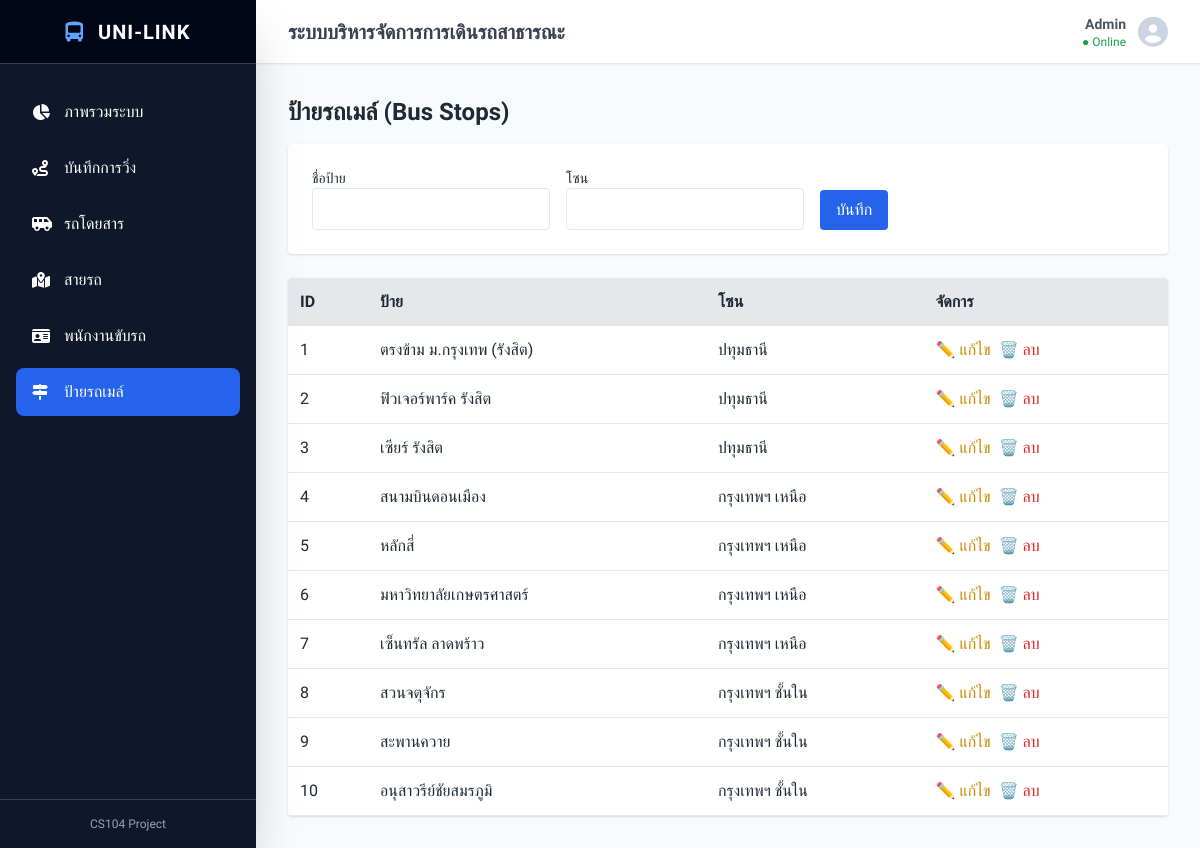
The app's page /bus_stops, older data.
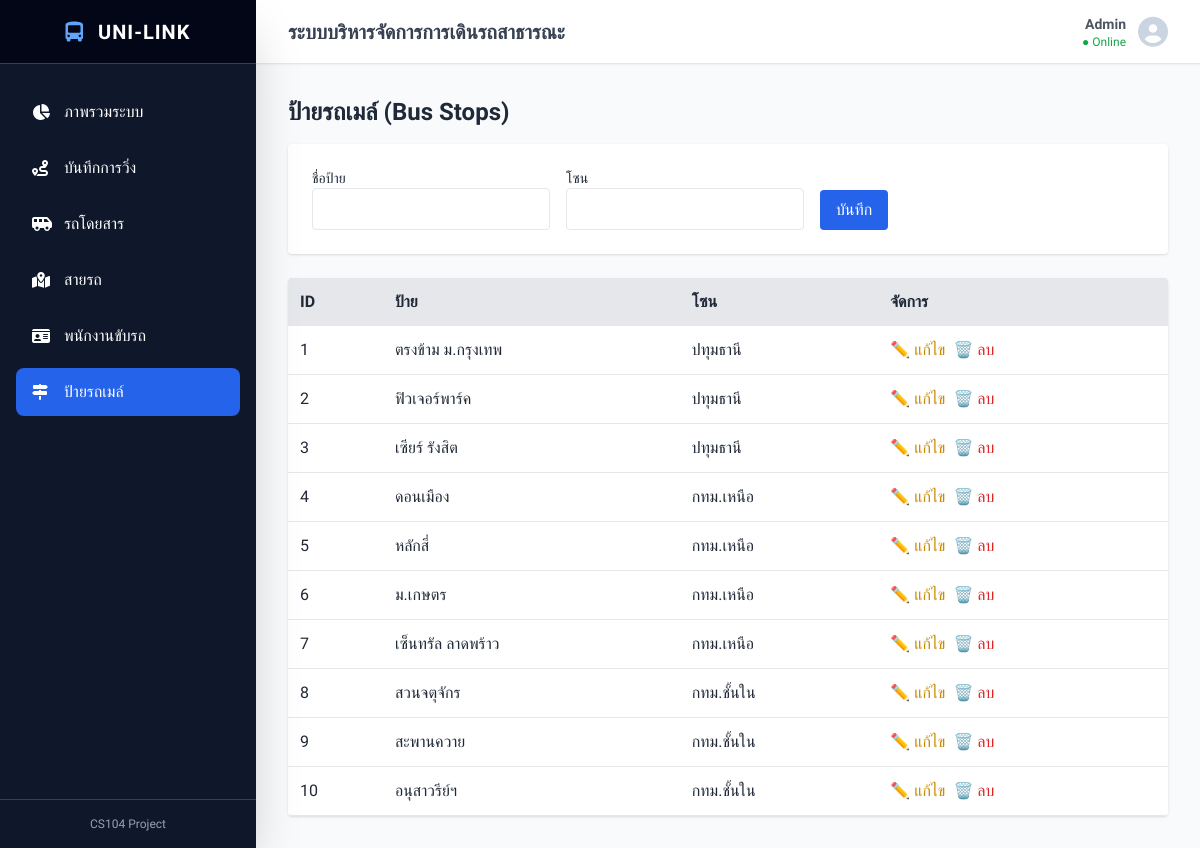
The same page, newer data.
### tables this page shows
CREATE TABLE Bus_Stops (
    stop_id INTEGER PRIMARY KEY AUTOINCREMENT,
    stop_name TEXT NOT NULL,
    zone TEXT NOT NULL
);

### app.py (the view)
@app.route('/bus_stops')
def manage_bus_stops():
    db = open_database()
    all_stops = db.execute(
        'SELECT stop_id AS id, stop_name, zone FROM Bus_Stops'
    ).fetchall()
    db.close()
    return render_template('bus_stops.html', items=all_stops)

### app.py (called while the page is built)
def open_database():
    connection = sqlite3.connect('database.db')
    connection.execute('PRAGMA foreign_keys = ON')
    connection.row_factory = sqlite3.Row
    return connection

### templates/bus_stops.html
{% extends 'base.html' %}
{% block content %}
<h2 class="text-2xl font-bold mb-4">ป้ายรถเมล์ (Bus Stops)</h2>
<div class="bg-white p-6 rounded shadow mb-6">
    <form action="/add_bus_stop" method="POST" class="flex gap-4 items-end">
        <div><label class="block text-sm">ชื่อป้าย</label><input type="text" name="stop_name" required class="border p-2 rounded"></div>
        <div><label class="block text-sm">โซน</label><input type="text" name="zone" required class="border p-2 rounded"></div>
        <button type="submit" class="bg-blue-600 text-white px-4 py-2 rounded">บันทึก</button>
    </form>
</div>
<div class="bg-white rounded shadow overflow-hidden">
    <table class="w-full text-left">
        <tr class="bg-gray-200"><th class="p-3">ID</th><th class="p-3">ป้าย</th><th class="p-3">โซน</th><th class="p-3">จัดการ</th></tr>
        {% for b in items %}<tr class="border-b"><td class="p-3">{{ b.id }}</td><td class="p-3">{{ b.stop_name }}</td><td class="p-3">{{ b.zone }}</td>
            <td class="p-3"><a href="/edit_bus_stop/{{ b.id }}" class="text-yellow-600 mr-2">✏️ แก้ไข</a><a href="/delete_bus_stop/{{ b.id }}" class="text-red-600" onclick="return confirm('ลบ?');">🗑️ ลบ</a></td>
        </tr>{% endfor %}
    </table>
</div>
{% endblock %}

Row changes from the older to the newer data that the page shows:
changed Bus_Stops id 1: stop_name "ตรงข้าม ม.กรุงเทพ (รังสิต)" → "ตรงข้าม ม.กรุงเทพ"
changed Bus_Stops id 2: stop_name "ฟิวเจอร์พาร์ค รังสิต" → "ฟิวเจอร์พาร์ค"
changed Bus_Stops id 4: stop_name "สนามบินดอนเมือง" → "ดอนเมือง"; zone "กรุงเทพฯ เหนือ" → "กทม.เหนือ"
changed Bus_Stops "หลักสี่": zone "กรุงเทพฯ เหนือ" → "กทม.เหนือ"
changed Bus_Stops id 6: stop_name "มหาวิทยาลัยเกษตรศาสตร์" → "ม.เกษตร"; zone "กรุงเทพฯ เหนือ" → "กทม.เหนือ"
changed Bus_Stops "เซ็นทรัล ลาดพร้าว": zone "กรุงเทพฯ เหนือ" → "กทม.เหนือ"
changed Bus_Stops "สวนจตุจักร": zone "กรุงเทพฯ ชั้นใน" → "กทม.ชั้นใน"
changed Bus_Stops "สะพานควาย": zone "กรุงเทพฯ ชั้นใน" → "กทม.ชั้นใน"
changed Bus_Stops id 10: stop_name "อนุสาวรีย์ชัยสมรภูมิ" → "อนุสาวรีย์ฯ"; zone "กรุงเทพฯ ชั้นใน" → "กทม.ชั้นใน"
